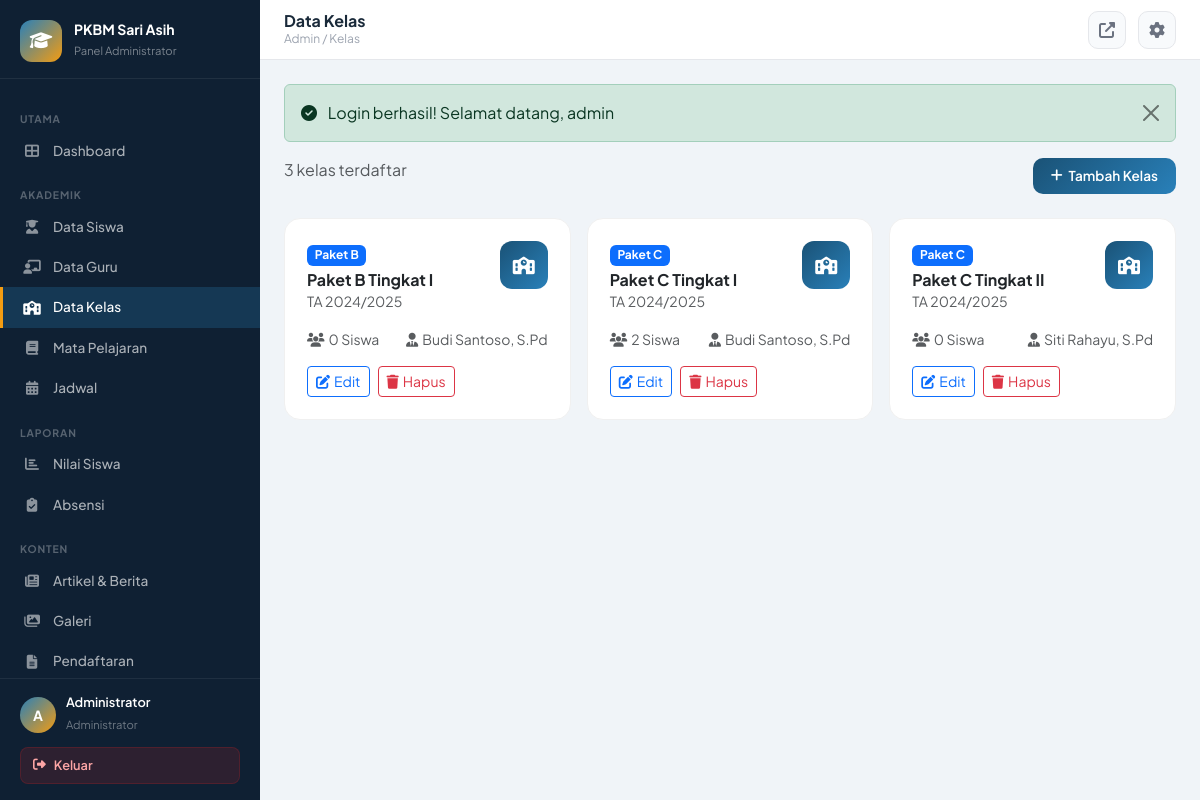
Page /index.php?page=admin_kelas (signed in) on the committed database.
### tables this page shows
CREATE TABLE `kelas` (
  `id` int NOT NULL,
  `nama_kelas` varchar(50) NOT NULL,
  `program` enum('Paket A','Paket B','Paket C') NOT NULL,
  `tingkat` varchar(10) NOT NULL,
  `tahun_ajaran` varchar(10) NOT NULL,
  `wali_kelas` int DEFAULT NULL,
  `created_at` timestamp NULL DEFAULT CURRENT_TIMESTAMP
);

CREATE TABLE `guru` (
  `id` int NOT NULL,
  `user_id` int DEFAULT NULL,
  `nip` varchar(20) DEFAULT NULL,
  `nama_lengkap` varchar(100) NOT NULL,
  `jenis_kelamin` enum('L','P') NOT NULL,
  `tempat_lahir` varchar(50) DEFAULT NULL,
  `tanggal_lahir` date DEFAULT NULL,
  `alamat` text,
  `no_hp` varchar(15) DEFAULT NULL,
  `email` varchar(100) DEFAULT NULL,
  `foto` varchar(255) DEFAULT NULL,
  `status` enum('aktif','nonaktif') DEFAULT 'aktif',
  `created_at` timestamp NULL DEFAULT CURRENT_TIMESTAMP
);

### app/controllers/admin/KelasController.php (called while the page is built, shortened)
<?php
require_once __DIR__ . '/../../../config/app.php';
class KelasController {
    private $db;
    public function __construct() { $this->db = Database::getInstance(); }
    public function index() {
        $kelass = $this->db->fetchAll(
            "SELECT k.*, g.nama_lengkap as wali_kelas_nama, COUNT(s.id) as jumlah_siswa
             FROM kelas k LEFT JOIN guru g ON k.wali_kelas=g.id LEFT JOIN siswa s ON k.id=s.kelas_id AND s.status='aktif'
             GROUP BY k.id ORDER BY k.nama_kelas"
        );
        require_once __DIR__ . '/../../views/admin/kelas/index.php';
    }
}

### app/views/admin/kelas/index.php (the view, shortened to what this page needs)
<?php require_once __DIR__.'/../../layouts/admin_header.php';?>
<div class="d-flex justify-content-between mb-4">
    <p class="text-muted mb-0"><?=count($kelass)?> kelas terdaftar</p>
    <button class="btn-primary-custom" data-bs-toggle="modal" data-bs-target="#kelasModal"><i class="fas fa-plus"></i> Tambah Kelas</button>
</div>
<div class="row g-3">
<?php foreach($kelass as $k):?>
<div class="col-md-6 col-xl-4">
    <div class="card-custom">
        <div class="card-body-custom">
            <div class="d-flex justify-content-between align-items-start mb-3">
                <div>
                    <span class="badge bg-primary mb-1"><?=$k['program']?></span>
                    <h6 style="font-weight:700;margin:0;"><?=htmlspecialchars($k['nama_kelas'])?></h6>
                    <small class="text-muted">TA <?=htmlspecialchars($k['tahun_ajaran'])?></small>
                </div>
                <div style="width:48px;height:48px;background:linear-gradient(135deg,#1a5276,#2980b9);border-radius:12px;display:flex;align-items:center;justify-content:center;">
                    <i class="fas fa-school" style="color:white;font-size:1.1rem;"></i>
                </div>
            </div>
            <div class="d-flex justify-content-between text-muted small mb-3">
                <span><i class="fas fa-users me-1"></i><?=$k['jumlah_siswa']?> Siswa</span>
                <span><i class="fas fa-user-tie me-1"></i><?=htmlspecialchars($k['wali_kelas_nama']??'Belum ada')?></span>
            </div>
            <div class="d-flex gap-2">
                <button class="btn btn-sm btn-outline-primary flex-1" onclick="editKelas(<?=htmlspecialchars(json_encode($k),ENT_QUOTES)?>)"><i class="fas fa-edit me-1"></i>Edit</button>
                <a href="javascript:void(0)" onclick="confirmDelete('<?=APP_URL?>/index.php?page=admin_kelas&action=delete&id=<?=$k['id']?>','<?=htmlspecialchars($k['nama_kelas'],ENT_QUOTES)?>')" class="btn btn-sm btn-outline-danger flex-1"><i class="fas fa-trash me-1"></i>Hapus</a>
            </div>
        </div>
    </div>
</div>
<?php endforeach;?>
</div>
<?php require_once __DIR__.'/../../layouts/admin_footer.php';?>

### app/views/layouts/admin_header.php (style rules this page uses)
:root { --sidebar-w: 260px; --primary: #1a5276; --primary-light: #2980b9; --primary-dark: #0d2137; --accent: #f39c12; --sidebar-bg: #0f2033; --sidebar-hover: rgba(41,128,185,0.15); --sidebar-active: rgba(41,128,185,0.25); --topbar-h: 60px; --font: 'Plus Jakarta Sans', sans-serif; }
* { box-sizing: border-box; }
body { font-family: var(--font); background: #f0f4f8; margin: 0; }
.card-custom { background: white; border-radius: 16px; border: 1px solid #f0f0f0; overflow: hidden; }
.card-body-custom { padding: 22px; }
.btn-primary-custom { background: linear-gradient(135deg, var(--primary), var(--primary-light)); color: white; border: none; padding: 8px 18px; border-radius: 10px; font-size: 0.85rem; font-weight: 600; font-family: var(--font); cursor: pointer; text-decoration: none; display: inline-flex; align-items: center; gap: 6px; transition: all 0.2s; }

### rows in the picture
kelas: program "Paket B", nama_kelas "Paket B Tingkat I", tahun_ajaran "2024/2025", jumlah_siswa "0", wali_kelas.nama_lengkap "Budi Santoso, S.Pd"
kelas: program "Paket C", nama_kelas "Paket C Tingkat I", tahun_ajaran "2024/2025", jumlah_siswa "2", wali_kelas.nama_lengkap "Budi Santoso, S.Pd"
kelas: program "Paket C", nama_kelas "Paket C Tingkat II", tahun_ajaran "2024/2025", jumlah_siswa "0", wali_kelas.nama_lengkap "Siti Rahayu, S.Pd"

### other values in the picture
substr($_SESSION['username'] ?? 'A', 0, 1) "A"
$_SESSION['nama_lengkap'] "Administrator"
$pageTitle "Data Kelas"
$breadcrumb "Admin / Kelas"
$message "Login berhasil! Selamat datang, admin"
count($kelass) "3"
